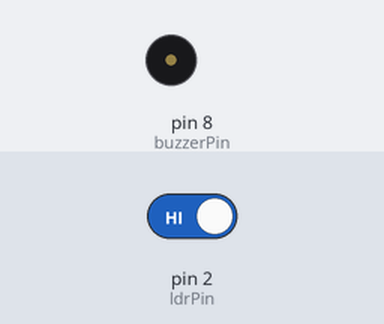
Bench run of a sketch on a simulated Arduino Uno, built with avr-gcc and run on an emulated ATmega328P. On the bench: buzzer (waves = sounding, pin HIGH). Inputs (shaded band) come from the test bench; at power-on: pin 2 (ldrPin) HIGH.

Above: at 1.2 s.
1.3 s: pin 2 (ldrPin) driven LOW
At 1.7 s:
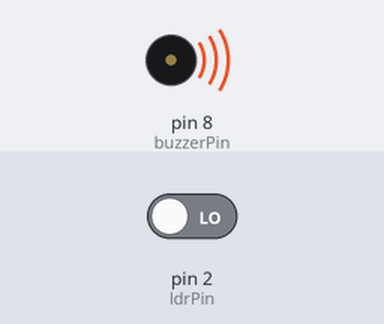
2.8 s: pin 2 (ldrPin) driven HIGH
At 4.1 s:
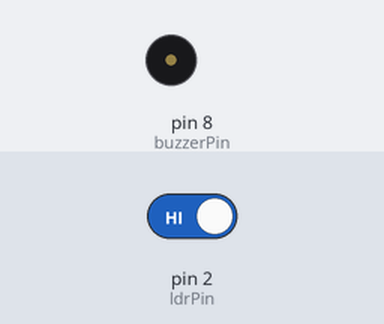
Timing chart, 0 to 5.8 s (numbered marks = the images above; inputs shaded):
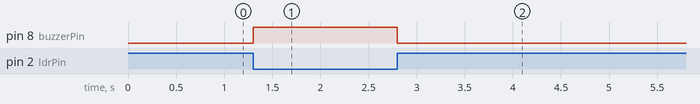

The sketch:

lIGHT_ACTIVATED_LIGHT_SKETCH.ino
```cpp
const int ldrPin = 2;
const int buzzerPin = 8;

void setup() {
  pinMode(ldrPin, INPUT);
  pinMode(buzzerPin, OUTPUT);
}

void loop() {
  int lightState = digitalRead(ldrPin);

  // Many LDR modules output LOW when light is detected
  if (lightState == LOW) {
    digitalWrite(buzzerPin, HIGH);
  } else {
    digitalWrite(buzzerPin, LOW );
  }

  delay(100);
}
```

Measured:
- after the input at 1.3 s, pin 8 (buzzerPin): LOW → HIGH at once
- after the input at 2.8 s, pin 8 (buzzerPin): HIGH → LOW at once
